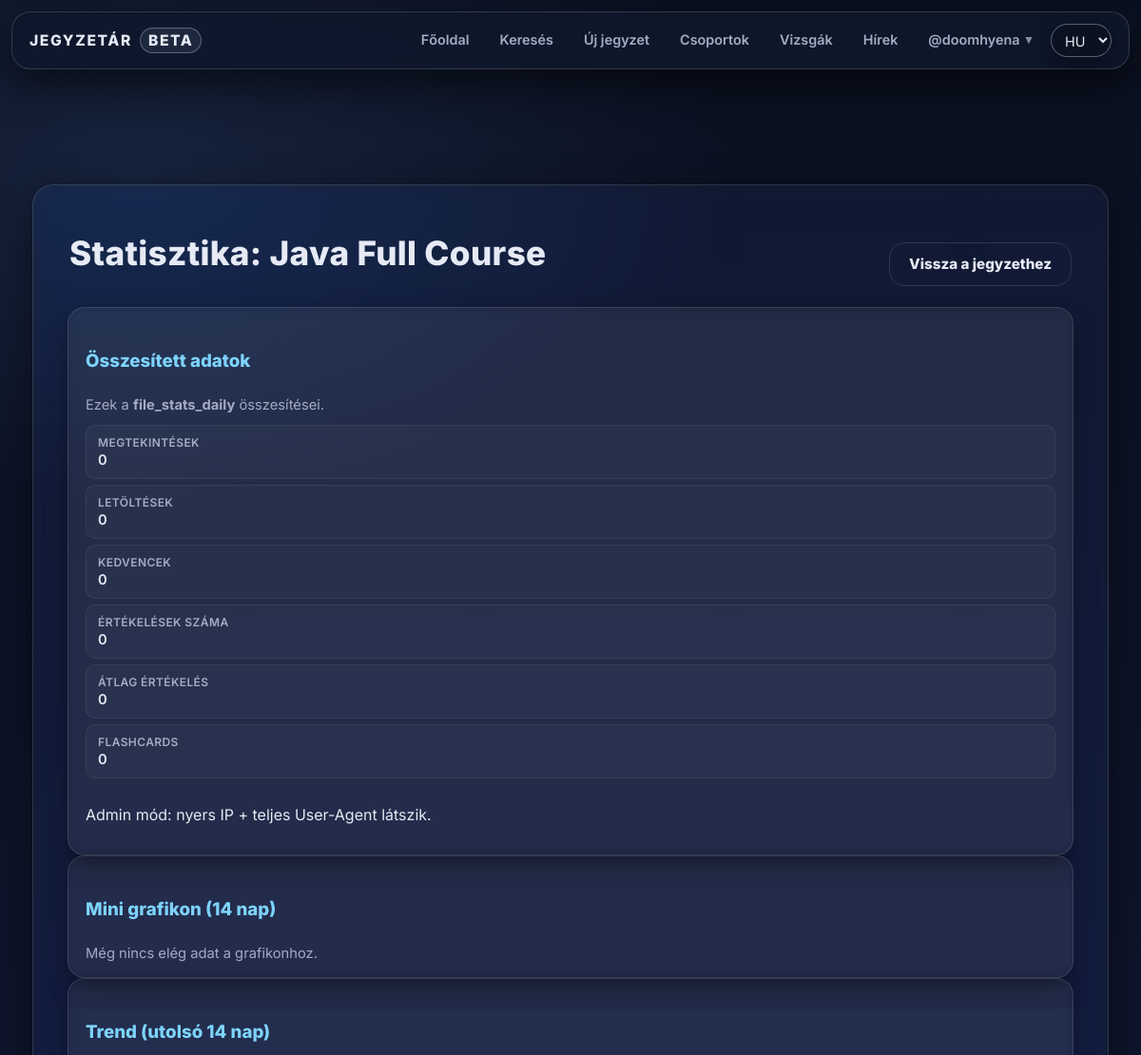
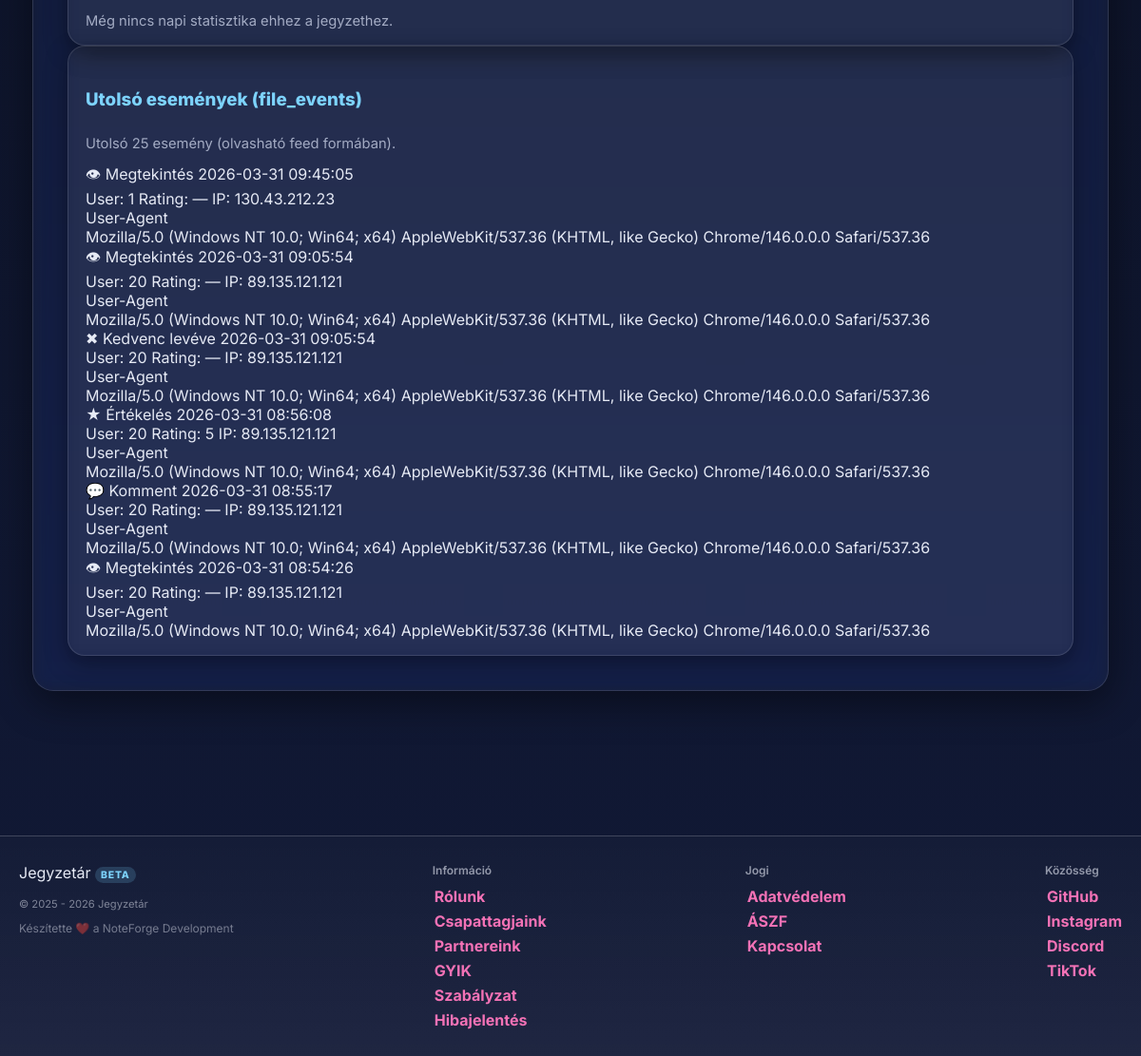
/note_stats.php?id=5 (signed in), run on the app's committed database (2 pictures, top to bottom).
### tables this page shows
CREATE TABLE `users` (
  `id` int(11) NOT NULL,
  `lastname` varchar(100) DEFAULT NULL,
  `firstname` varchar(100) DEFAULT NULL,
  `username` varchar(50) NOT NULL,
  `birthdate` date DEFAULT NULL,
  `gender` varchar(10) DEFAULT NULL,
  `email` varchar(50) NOT NULL,
  `profile_picture` varchar(255) DEFAULT NULL,
  `password` varchar(255) NOT NULL,
  `security_question` varchar(255) NOT NULL,
  `security_answer` varchar(255) NOT NULL,
  `admin` tinyint(1) NOT NULL,
  `teacher` tinyint(1) NOT NULL,
  `registration_date` datetime DEFAULT NULL,
  `language` varchar(5) NOT NULL DEFAULT 'hu',
  `oauth_provider` varchar(20) DEFAULT NULL,
  `oauth_sub` varchar(191) DEFAULT NULL,
  `email_verified` tinyint(1) NOT NULL DEFAULT 0,
  `bio` text DEFAULT NULL,
  `profile_theme` varchar(32) NOT NULL DEFAULT 'default',
  `twofa_enabled` tinyint(1) NOT NULL DEFAULT 0,
  `used_reg_code` varchar(64) DEFAULT NULL,
  `used_reg_code_at` datetime DEFAULT NULL,
  `show_fullname` tinyint(1) NOT NULL DEFAULT 1,
  `show_email` tinyint(1) NOT NULL DEFAULT 0,
  `show_birthdate` tinyint(1) NOT NULL DEFAULT 0
);

CREATE TABLE `files` (
  `id` int(11) NOT NULL,
  `uploaded_by` int(11) DEFAULT NULL,
  `name` varchar(255) NOT NULL,
  `file_name` varchar(255) NOT NULL,
  `description` text DEFAULT NULL,
  `file_path` varchar(255) NOT NULL,
  `tags` varchar(255) NOT NULL,
  `tn_name` varchar(255) DEFAULT NULL,
  `file_size` bigint(20) UNSIGNED DEFAULT NULL,
  `download_count` int(11) NOT NULL DEFAULT 0,
  `content_text` longtext DEFAULT NULL,
  `edu_stage` enum('hs','uni') DEFAULT NULL,
  `edu_level` tinyint(4) DEFAULT NULL,
  `external_url` varchar(255) NOT NULL,
  `content_type` enum('file','note','','') NOT NULL,
  `note_markdown` mediumtext NOT NULL,
  `note_excerpt` varchar(255) NOT NULL
);

CREATE TABLE `file_events` (
  `id` bigint(20) UNSIGNED NOT NULL,
  `file_id` int(11) NOT NULL,
  `user_id` int(11) DEFAULT NULL,
  `event_type` enum('view','download','favorite_add','favorite_remove','rate','comment','report') NOT NULL,
  `rating` tinyint(4) DEFAULT NULL,
  `ip` varbinary(16) DEFAULT NULL,
  `user_agent` varchar(255) DEFAULT NULL,
  `created_at` datetime NOT NULL DEFAULT current_timestamp()
);

### note_stats.php (the view, shortened to what the rows shown need)
<?php
    require_once "assets/php/db.php";
    require_once "assets/php/lang.php";
    require_once "assets/php/functions.php";
    $currentUserId = (int)auth_user_id();
    $userRes = db_query($conn, "SELECT id, username, admin FROM users WHERE id = ? LIMIT 1", "i", [$currentUserId]);
    $user = ($userRes && $userRes->num_rows > 0) ? $userRes->fetch_assoc() : null;
    $isAdmin = isset($user['admin']) && (int)$user['admin'] === 1;
    $noteId = (isset($_GET['id']) && ctype_digit($_GET['id'])) ? (int)$_GET['id'] : 0;
    $noteRes = db_query($conn, "SELECT id, name, uploaded_by FROM files WHERE id = ? LIMIT 1", "i", [$noteId]);
    $note = ($noteRes && $noteRes->num_rows > 0) ? $noteRes->fetch_assoc() : null;
    $eventsRes = db_query($conn, "SELECT event_type, user_id, rating, INET6_NTOA(ip) AS ip_text, user_agent, created_at FROM file_events WHERE file_id = ? ORDER BY created_at DESC LIMIT 25", "i", [$noteId]);
    $events = [];
    if ($eventsRes) {
        while ($row = $eventsRes->fetch_assoc()) $events[] = $row;
    }
?>
<!DOCTYPE html>
<html lang="<?= htmlspecialchars($lang) ?>">
<head>
    <link rel="stylesheet" href="assets/css/styles.css">
</head>
<body>
<?php include 'assets/php/navbar.php'; ?>
<div class="content-wrapper">
    <div class="main">
        <div class="section-titlebar">
            <h1 class="entry-title">Statisztika: <?= htmlspecialchars($note['name']) ?></h1>
            <div class="stats-actions">
                <a class="btn-ghost" href="note.php?id=<?= (int)$noteId ?>">Vissza a jegyzethez</a>
            </div>
        </div>
        <div class="stats-stack">
            <article class="card">
                <?php if (!empty($events)): ?>
                    <div class="events-feed">
                        <?php foreach ($events as $e): ?>
                            <?php
                                [$ico, $label] = fmt_event_label((string)$e['event_type']);
                                $uid = ($e['user_id'] !== null) ? (int)$e['user_id'] : null;
                                $rating = ($e['rating'] !== null) ? (int)$e['rating'] : null;
                                $ipText = $e['ip_text'] ?? null;
                                $ipShown = $isAdmin ? ($ipText ?: '—') : anonymize_ip($ipText ?: '—');
                                $ua = (string)($e['user_agent'] ?? '—');
                            ?>
                            <div class="event-item">
                                <div class="event-head">
                                    <div class="event-left">
                                        <span class="event-badge"><?= htmlspecialchars($ico) ?> <?= htmlspecialchars($label) ?></span>
                                        <span class="event-time"><?= htmlspecialchars($e['created_at']) ?></span>
                                    </div>
                                    <div class="event-right">
                                        <span class="event-pill">User: <?= $uid !== null ? (string)$uid : '—' ?></span>
                                        <span class="event-pill">Rating: <?= $rating !== null ? (string)$rating : '—' ?></span>
                                        <?php if ($isAdmin): ?>
                                            <span class="event-pill event-pill-danger">IP: <?= htmlspecialchars($ipShown) ?></span>
                                        <?php else: ?>
                                            <span class="event-pill">IP: <?= htmlspecialchars($ipShown) ?></span>
                                        <?php endif; ?>
                                    </div>
                                </div>
                                <div class="event-body">
                                    <div class="ua-label">User-Agent</div>
                                    <?php if ($isAdmin): ?>
                                        <div class="ua-box ua-full"><?= htmlspecialchars($ua ?: '—') ?></div>
                                    <?php endif; ?>
                                </div>
                            </div>
                        <?php endforeach; ?>
                    </div>
                <?php else: ?>
                    <p class="entry-meta">Nincs esemény ehhez a jegyzethez.</p>
                <?php endif; ?>
            </article>
        </div>
    </div>
</div>
</body>
</html>

### assets/php/navbar.php (shortened to what the rows shown need)
<?php
	require_once "assets/php/premium.php";
    $isLoggedIn = auth_is_logged_in();
    $user = $isLoggedIn ? auth_user($conn) : null;
    $currentUsername = null;
    if ($user) {
        $isLoggedIn = true;
        $currentUsername = $user['username'];
    }
?>
<nav class="navbar">
    <div class="navbar-content">
        <ul class="nav-links">
            <?php if ($isLoggedIn && $currentUsername): ?>
                <li class="nav-item-has-dropdown">
                    <a href="#" class="nav-account-link">
                        <?= $isLoggedIn && $currentUsername ? '@'.htmlspecialchars($currentUsername) : t('nav_login') ?>
                        <span class="nav-account-chevron">▾</span>
                    </a>
                </li>
            <?php else: ?>
                <li><a href="reglog.php?mode=login"><?= t('nav_login') ?></a></li>
            <?php endif; ?>
        </ul>
    </div>
</nav>

### data on the page
users: username "doomhyena"
files: name "Java Full Course"
file_events: ico "👁", label "Megtekintés", created_at "2026-03-31 09:45:05", user "1", ipShown "130.43.212.23", user_agent "Mozilla/5.0 (Windows NT 10.0; Win64; x64) AppleWebKit/537.36 (KHTML, like Gecko) Chrome/146.0.0.0 Safari/537.36"
file_events: ico "👁", label "Megtekintés", created_at "2026-03-31 09:05:54", user "20", ipShown "89.135.121.121", user_agent "Mozilla/5.0 (Windows NT 10.0; Win64; x64) AppleWebKit/537.36 (KHTML, like Gecko) Chrome/146.0.0.0 Safari/537.36"
file_events: ico "✖", label "Kedvenc levéve", created_at "2026-03-31 09:05:54", user "20", ipShown "89.135.121.121", user_agent "Mozilla/5.0 (Windows NT 10.0; Win64; x64) AppleWebKit/537.36 (KHTML, like Gecko) Chrome/146.0.0.0 Safari/537.36"
file_events: ico "★", label "Értékelés", created_at "2026-03-31 08:56:08", user "20", rating "5", ipShown "89.135.121.121", user_agent "Mozilla/5.0 (Windows NT 10.0; Win64; x64) AppleWebKit/537.36 (KHTML, like Gecko) Chrome/146.0.0.0 Safari/537.36"
file_events: ico "💬", label "Komment", created_at "2026-03-31 08:55:17", user "20", ipShown "89.135.121.121", user_agent "Mozilla/5.0 (Windows NT 10.0; Win64; x64) AppleWebKit/537.36 (KHTML, like Gecko) Chrome/146.0.0.0 Safari/537.36"
file_events: ico "👁", label "Megtekintés", created_at "2026-03-31 08:54:26", user "20", ipShown "89.135.121.121", user_agent "Mozilla/5.0 (Windows NT 10.0; Win64; x64) AppleWebKit/537.36 (KHTML, like Gecko) Chrome/146.0.0.0 Safari/537.36"

### other printed values
t('nav_home') "Főoldal"
t('nav_search') "Keresés"
t('nav_upload') "Új jegyzet"
t('nav_groups') "Csoportok"
t('nav_exams') "Vizsgák"
$tot['views'] "0"
$tot['downloads'] "0"
$tot['favorites'] "0"
$ratingsCount "0"
$avgRating "0"
$tot['flashcards'] "0"
t('footer_built_with') "Készítette ❤️ a NoteForge Development"
t('footer_group_info') "Információ"
t('footer_link_about') "Rólunk"
t('footer_link_team') "Csapattagjaink"
